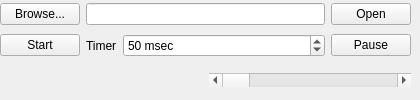
    <widget class="QWidget" name="tab_log">
     <attribute name="title">
      <string>Log</string>
     </attribute>
     <widget class="QWidget" name="gridLayoutWidget_2">
      <property name="geometry">
       <rect>
        <x>0</x>
        <y>0</y>
        <width>411</width>
        <height>62</height>
       </rect>
      </property>
      <layout class="QGridLayout" name="log_grid">
       <item row="0" column="0">
        <widget class="QPushButton" name="log_browse">
         <property name="text">
          <string>Browse...</string>
         </property>
        </widget>
       </item>
       <item row="0" column="1">
        <widget class="QLineEdit" name="log_file"/>
       </item>
       <item row="1" column="2">
        <widget class="QPushButton" name="log_pause">
         <property name="text">
          <string>Pause</string>
         </property>
        </widget>
       </item>
       <item row="0" column="2">
        <widget class="QPushButton" name="log_open">
         <property name="text">
          <string>Open</string>
         </property>
        </widget>
       </item>
       <item row="1" column="0">
        <widget class="QPushButton" name="log_start">
         <property name="text">
          <string>Start</string>
         </property>
        </widget>
       </item>
       <item row="1" column="1">
        <layout class="QFormLayout" name="log_time_form">
         <property name="fieldGrowthPolicy">
          <enum>QFormLayout::AllNonFixedFieldsGrow</enum>
         </property>
         <item row="0" column="0">
          <widget class="QLabel" name="log_time_label">
           <property name="text">
            <string>Timer</string>
           </property>
          </widget>
         </item>
         <item row="0" column="1">
          <widget class="QSpinBox" name="log_time">
           <property name="suffix">
            <string> msec</string>
           </property>
           <property name="maximum">
            <number>1000</number>
           </property>
           <property name="singleStep">
            <number>5</number>
           </property>
           <property name="value">
            <number>50</number>
           </property>
          </widget>
         </item>
        </layout>
       </item>
      </layout>
     </widget>
     <widget class="QWidget" name="gridLayoutWidget_3">
      <property name="geometry">
       <rect>
        <x>0</x>
        <y>70</y>
        <width>411</width>
        <height>21</height>
       </rect>
      </property>
      <layout class="QGridLayout" name="log_grid_2">
       <item row="0" column="0">
        <widget class="QLabel" name="current_time">
         <property name="sizePolicy">
          <sizepolicy hsizetype="Minimum" vsizetype="Preferred">
           <horstretch>0</horstretch>
           <verstretch>0</verstretch>
          </sizepolicy>
         </property>
         <property name="minimumSize">
          <size>
           <width>5</width>
           <height>4</height>
          </size>
         </property>
         <property name="text">
          <string/>
         </property>
        </widget>
       </item>
       <item row="0" column="1">
        <widget class="QScrollBar" name="log_scroll">
         <property name="maximum">
          <number>100</number>
         </property>
         <property name="orientation">
          <enum>Qt::Horizontal</enum>
         </property>
        </widget>
       </item>
      </layout>
     </widget>
    </widget>
